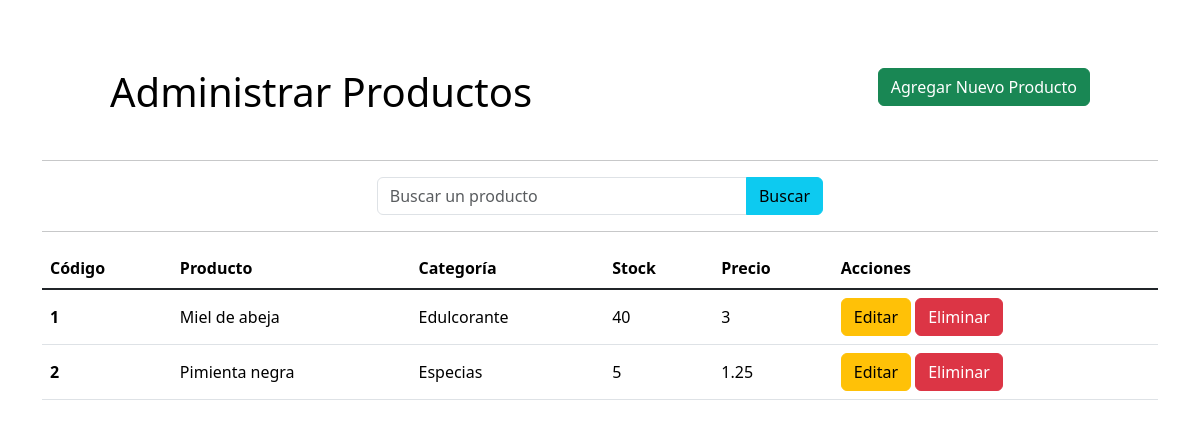
Before: / with the older database file.
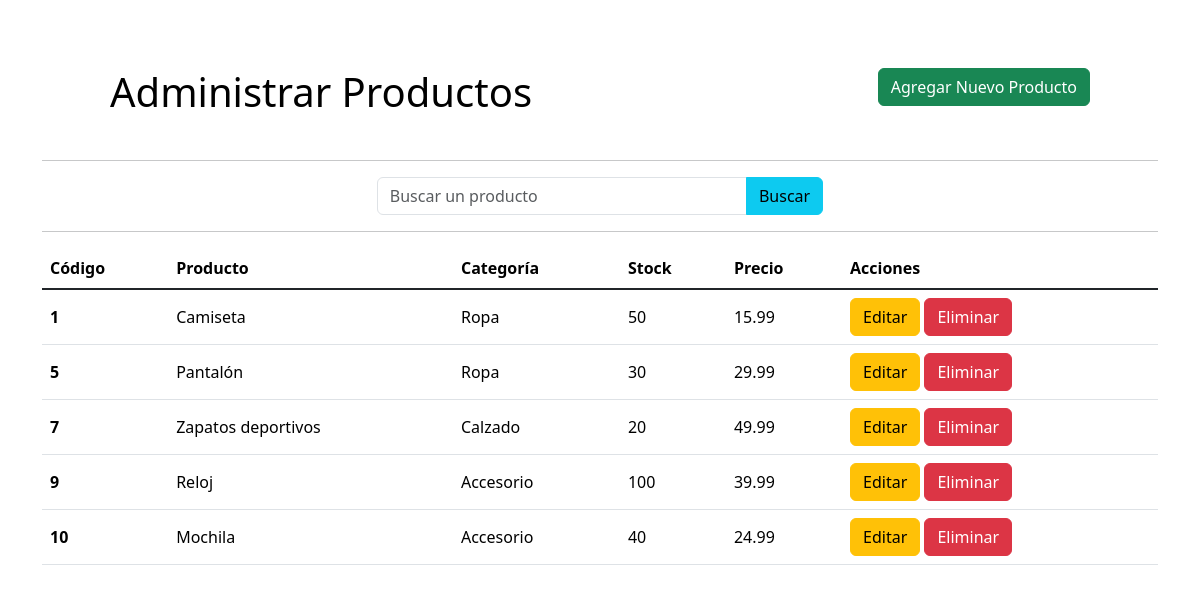
After: the same page with the newer database file.
### tables this page shows
CREATE TABLE `productos` (
  `id` int(11) NOT NULL,
  `nombre` varchar(30) NOT NULL,
  `categoria` varchar(20) NOT NULL,
  `stock` int(11) NOT NULL,
  `precio` double NOT NULL
);

### Conexion.php (called while the page is built, shortened)
<?php
class Conexion
{
  public function __construct()
  {
    $host = 'localhost';
    $db = 'dbEntregable';
    $user = 'root';
    $pass = '';
    $port = 3306;
    $options = array(
      PDO::ATTR_ERRMODE => PDO::ERRMODE_EXCEPTION
    );
    try {
      $this->conexion_db = new PDO(
        'mysql:host=' . $host . ';port=' . $port . ';dbname=' . $db,
        $user,
        $pass,
        $options
      );
    } catch (Exception $ex) {
      echo "Conexion fallida" . $ex->getMessage();
      exit();
    }
  }
}

### Productos.php (called while the page is built, shortened)
<?php
require 'Conexion.php';
class Productos extends Conexion {
    public function get_productos() {
        $sql = "select * from productos";
        $sentencia = $this->conexion_db->prepare($sql);
        $sentencia->execute();
        $resultado = $sentencia->fetchAll(PDO::FETCH_ASSOC);
        return $resultado;
    }
}

### index.php (the view, shortened to what this page needs)
<!DOCTYPE html>
<?php
require 'Productos.php';
$productos = new Productos();
$lista_productos = $productos->get_productos();
?>
<html>
<head>
    <?php include 'style.php'; ?>
</head>
<body class="container">
    <div class="div-title mt-5 mx-5">
        <h1><a href="index.php" class="a-disable">Administrar Productos</a></h1>
        <a href="agregar.php"><button class="btn btn-success">Agregar Nuevo Producto</button></a>
    </div>
    <hr>
    <form method="post">
        <div class="input-group">
            <input type="text" id="input-search" name="input-search" class="form-control"
                placeholder="Buscar un producto" autofocus>
            <button type="submit" class="btn btn-info">Buscar</button>
        </div>
    </form>
    <hr>
    <table class="table">
        <thead>
            <tr>
                <th scope="col">Código</th>
                <th scope="col">Producto</th>
                <th scope="col">Categoría</th>
                <th scope="col">Stock</th>
                <th scope="col">Precio</th>
                <th scope="col">Acciones</th>
            </tr>
        </thead>
        <tbody class="table-group-divider">
            <?php
            foreach ($lista_productos as $row) {
                echo "<tr>";
                echo "<th scope='row'>" . $row['id'] . "</th>";
                echo "<td>" . $row['nombre'] . "</td>";
                echo "<td>" . $row['categoria'] . "</td>";
                echo "<td>" . $row['stock'] . "</td>";
                echo "<td>" . $row['precio'] . "</td>";
                echo "<td>";
                echo "<a href='editar.php?codigo=" . $row['id'] . "' class='btn btn-warning'>Editar</a>";
                echo "<span> </span>";
                echo "<a href='eliminar.php?codigo=" . $row['id'] . "' class='btn btn-danger'>Eliminar</a>";
                echo "</td>";
                echo "</tr>";
            }
            ?>
        </tbody>
    </table>
</body>
</html>

### style.php (shortened to what this page needs)
<link href="https://cdn.jsdelivr.net/npm/bootstrap@5.3.2/dist/css/bootstrap.min.css" rel="stylesheet"
>
<link rel="stylesheet" href="style.css">

### style.css (style rules this page uses)
h1 > a.a-disable { color: #000; text-decoration: none; }
.div-title { display: flex; flex-direction: row; flex-wrap: nowrap; justify-content: space-between; align-items: stretch; align-content: stretch; padding: 20px; }
form { width: 40%; margin: auto; }
td, th { vertical-align: middle; }

Changed rows visible on the page:
removed productos: id "2", nombre "Pimienta negra", categoria "Especias", stock "5", precio "1.25"
changed productos id 1: nombre "Miel de abeja" → "Camiseta"; categoria "Edulcorante" → "Ropa"; stock "40" → "50"; precio "3" → "15.99"
added productos: id "5", nombre "Pantalón", categoria "Ropa", stock "30", precio "29.99"
added productos: id "7", nombre "Zapatos deportivos", categoria "Calzado", stock "20", precio "49.99"
added productos: id "9", nombre "Reloj", categoria "Accesorio", stock "100", precio "39.99"
added productos: id "10", nombre "Mochila", categoria "Accesorio", stock "40", precio "24.99"
